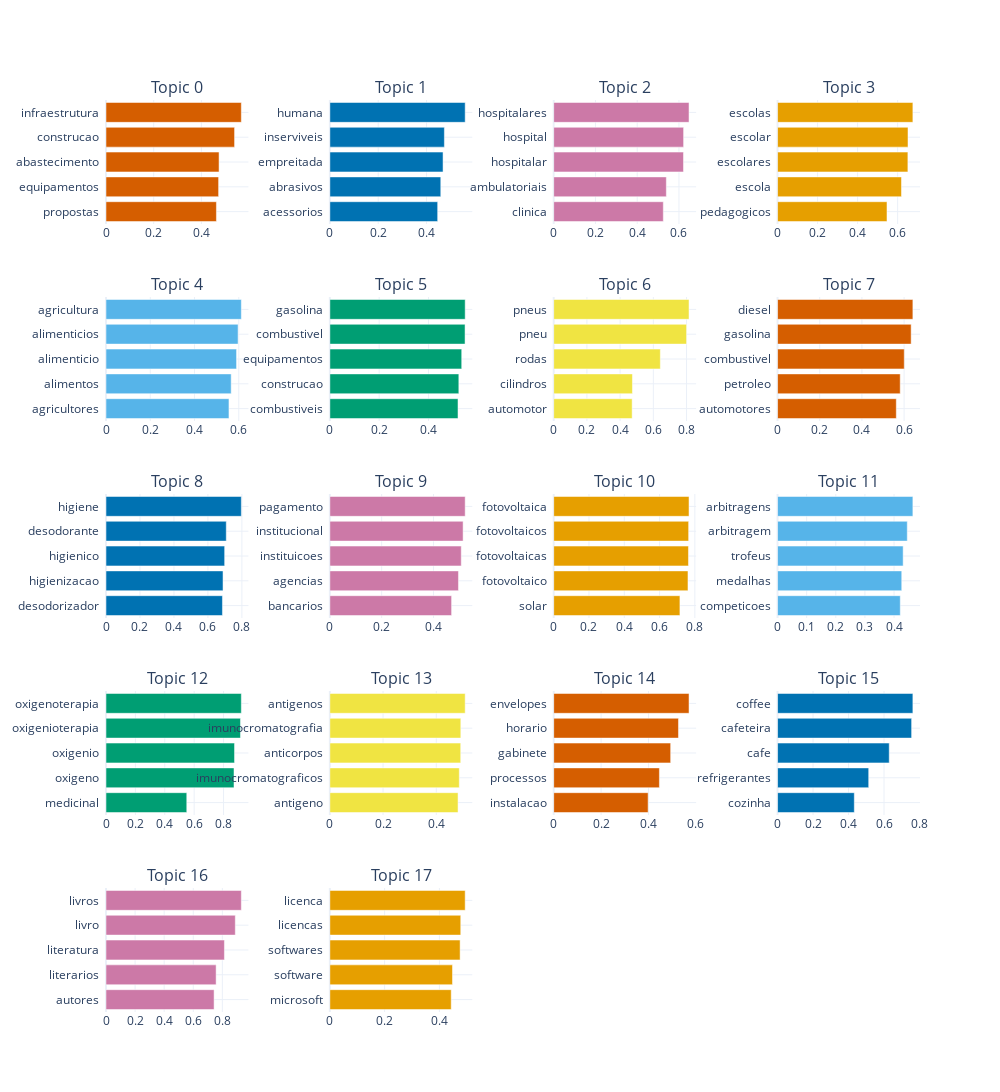

Notebook cell for this chart:
### Code cell
# topic_model.visualize_barchart(top_n_topics=len(topic_model.get_topics()), n_words=topic_model.top_n_words, title="")

### Figure 1 — Plotly figure (JSON) as saved in the notebook; plotly's stock layout.template omitted (floating-point values rounded to 4 significant figures)
{"data": [{"marker": {"color": "#D55E00"}, "orientation": "h", "type": "bar", "x": [0.4631, 0.4722, 0.4741, 0.5392, 0.5675], "xaxis": "x", "y": ["propostas  ", "equipamentos  ", "abastecimento  ", "construcao  ", "infraestrutura  "], "yaxis": "y"}, {"marker": {"color": "#0072B2"}, "orientation": "h", "type": "bar", "x": [0.446, 0.4588, 0.4682, 0.4737, 0.5598], "xaxis": "x2", "y": ["acessorios  ", "abrasivos  ", "empreitada  ", "inserviveis  ", "humana  "], "yaxis": "y2"}, {"marker": {"color": "#CC79A7"}, "orientation": "h", "type": "bar", "x": [0.5251, 0.5396, 0.6217, 0.6223, 0.6483], "xaxis": "x3", "y": ["clinica  ", "ambulatoriais  ", "hospitalar  ", "hospital  ", "hospitalares  "], "yaxis": "y3"}, {"marker": {"color": "#E69F00"}, "orientation": "h", "type": "bar", "x": [0.5468, 0.6191, 0.6512, 0.6518, 0.6761], "xaxis": "x4", "y": ["pedagogicos  ", "escola  ", "escolares  ", "escolar  ", "escolas  "], "yaxis": "y4"}, {"marker": {"color": "#56B4E9"}, "orientation": "h", "type": "bar", "x": [0.5556, 0.5657, 0.59, 0.5969, 0.6115], "xaxis": "x5", "y": ["agricultores  ", "alimentos  ", "alimenticio  ", "alimenticios  ", "agricultura  "], "yaxis": "y5"}, {"marker": {"color": "#009E73"}, "orientation": "h", "type": "bar", "x": [0.5197, 0.523, 0.5347, 0.5482, 0.5487], "xaxis": "x6", "y": ["combustiveis  ", "construcao  ", "equipamentos  ", "combustivel  ", "gasolina  "], "yaxis": "y6"}, {"marker": {"color": "#F0E442"}, "orientation": "h", "type": "bar", "x": [0.4724, 0.4741, 0.6421, 0.8001, 0.8149], "xaxis": "x7", "y": ["automotor  ", "cilindros  ", "rodas  ", "pneu  ", "pneus  "], "yaxis": "y7"}, {"marker": {"color": "#D55E00"}, "orientation": "h", "type": "bar", "x": [0.5631, 0.5816, 0.6009, 0.6336, 0.6417], "xaxis": "x8", "y": ["automotores  ", "petroleo  ", "combustivel  ", "gasolina  ", "diesel  "], "yaxis": "y8"}, {"marker": {"color": "#0072B2"}, "orientation": "h", "type": "bar", "x": [0.6856, 0.689, 0.6985, 0.7081, 0.7967], "xaxis": "x9", "y": ["desodorizador  ", "higienizacao  ", "higienico  ", "desodorante  ", "higiene  "], "yaxis": "y9"}, {"marker": {"color": "#CC79A7"}, "orientation": "h", "type": "bar", "x": [0.4698, 0.4963, 0.5071, 0.5142, 0.5222], "xaxis": "x10", "y": ["bancarios  ", "agencias  ", "instituicoes  ", "institucional  ", "pagamento  "], "yaxis": "y10"}, {"marker": {"color": "#E69F00"}, "orientation": "h", "type": "bar", "x": [0.7154, 0.761, 0.7638, 0.7648, 0.767], "xaxis": "x11", "y": ["solar  ", "fotovoltaico  ", "fotovoltaicas  ", "fotovoltaicos  ", "fotovoltaica  "], "yaxis": "y11"}, {"marker": {"color": "#56B4E9"}, "orientation": "h", "type": "bar", "x": [0.4214, 0.4264, 0.4312, 0.4454, 0.4646], "xaxis": "x12", "y": ["competicoes  ", "medalhas  ", "trofeus  ", "arbitragem  ", "arbitragens  "], "yaxis": "y12"}, {"marker": {"color": "#009E73"}, "orientation": "h", "type": "bar", "x": [0.5497, 0.8711, 0.8747, 0.9151, 0.921], "xaxis": "x13", "y": ["medicinal  ", "oxigeno  ", "oxigenio  ", "oxigenioterapia  ", "oxigenoterapia  "], "yaxis": "y13"}, {"marker": {"color": "#F0E442"}, "orientation": "h", "type": "bar", "x": [0.482, 0.4866, 0.4919, 0.4923, 0.5088], "xaxis": "x14", "y": ["antigeno  ", "imunocromatograficos  ", "anticorpos  ", "imunocromatografia  ", "antigenos  "], "yaxis": "y14"}, {"marker": {"color": "#D55E00"}, "orientation": "h", "type": "bar", "x": [0.3984, 0.446, 0.4935, 0.5265, 0.571], "xaxis": "x15", "y": ["instalacao  ", "processos  ", "gabinete  ", "horario  ", "envelopes  "], "yaxis": "y15"}, {"marker": {"color": "#0072B2"}, "orientation": "h", "type": "bar", "x": [0.4324, 0.5136, 0.6292, 0.7554, 0.7625], "xaxis": "x16", "y": ["cozinha  ", "refrigerantes  ", "cafe  ", "cafeteira  ", "coffee  "], "yaxis": "y16"}, {"marker": {"color": "#CC79A7"}, "orientation": "h", "type": "bar", "x": [0.7432, 0.7571, 0.8142, 0.889, 0.9305], "xaxis": "x17", "y": ["autores  ", "literarios  ", "literatura  ", "livro  ", "livros  "], "yaxis": "y17"}, {"marker": {"color": "#E69F00"}, "orientation": "h", "type": "bar", "x": [0.4432, 0.4478, 0.4757, 0.478, 0.4942], "xaxis": "x18", "y": ["microsoft  ", "software  ", "softwares  ", "licencas  ", "licenca  "], "yaxis": "y18"}], "layout": {"annotations": [{"font": {"size": 16}, "showarrow": false, "text": "Topic 0", "x": 0.0875, "xanchor": "center", "xref": "paper", "y": 1.0, "yanchor": "bottom", "yref": "paper"}, {"font": {"size": 16}, "showarrow": false, "text": "Topic 1", "x": 0.3625, "xanchor": "center", "xref": "paper", "y": 1.0, "yanchor": "bottom", "yref": "paper"}, {"font": {"size": 16}, "showarrow": false, "text": "Topic 2", "x": 0.6375, "xanchor": "center", "xref": "paper", "y": 1.0, "yanchor": "bottom", "yref": "paper"}, {"font": {"size": 16}, "showarrow": false, "text": "Topic 3", "x": 0.9125, "xanchor": "center", "xref": "paper", "y": 1.0, "yanchor": "bottom", "yref": "paper"}, {"font": {"size": 16}, "showarrow": false, "text": "Topic 4", "x": 0.0875, "xanchor": "center", "xref": "paper", "y": 0.784, "yanchor": "bottom", "yref": "paper"}, {"font": {"size": 16}, "showarrow": false, "text": "Topic 5", "x": 0.3625, "xanchor": "center", "xref": "paper", "y": 0.784, "yanchor": "bottom", "yref": "paper"}, {"font": {"size": 16}, "showarrow": false, "text": "Topic 6", "x": 0.6375, "xanchor": "center", "xref": "paper", "y": 0.784, "yanchor": "bottom", "yref": "paper"}, {"font": {"size": 16}, "showarrow": false, "text": "Topic 7", "x": 0.9125, "xanchor": "center", "xref": "paper", "y": 0.784, "yanchor": "bottom", "yref": "paper"}, {"font": {"size": 16}, "showarrow": false, "text": "Topic 8", "x": 0.0875, "xanchor": "center", "xref": "paper", "y": 0.568, "yanchor": "bottom", "yref": "paper"}, {"font": {"size": 16}, "showarrow": false, "text": "Topic 9", "x": 0.3625, "xanchor": "center", "xref": "paper", "y": 0.568, "yanchor": "bottom", "yref": "paper"}, {"font": {"size": 16}, "showarrow": false, "text": "Topic 10", "x": 0.6375, "xanchor": "center", "xref": "paper", "y": 0.568, "yanchor": "bottom", "yref": "paper"}, {"font": {"size": 16}, "showarrow": false, "text": "Topic 11", "x": 0.9125, "xanchor": "center", "xref": "paper", "y": 0.568, "yanchor": "bottom", "yref": "paper"}, {"font": {"size": 16}, "showarrow": false, "text": "Topic 12", "x": 0.0875, "xanchor": "center", "xref": "paper", "y": 0.352, "yanchor": "bottom", "yref": "paper"}, {"font": {"size": 16}, "showarrow": false, "text": "Topic 13", "x": 0.3625, "xanchor": "center", "xref": "paper", "y": 0.352, "yanchor": "bottom", "yref": "paper"}, {"font": {"size": 16}, "showarrow": false, "text": "Topic 14", "x": 0.6375, "xanchor": "center", "xref": "paper", "y": 0.352, "yanchor": "bottom", "yref": "paper"}, {"font": {"size": 16}, "showarrow": false, "text": "Topic 15", "x": 0.9125, "xanchor": "center", "xref": "paper", "y": 0.352, "yanchor": "bottom", "yref": "paper"}, {"font": {"size": 16}, "showarrow": false, "text": "Topic 16", "x": 0.0875, "xanchor": "center", "xref": "paper", "y": 0.136, "yanchor": "bottom", "yref": "paper"}, {"font": {"size": 16}, "showarrow": false, "text": "Topic 17", "x": 0.3625, "xanchor": "center", "xref": "paper", "y": 0.136, "yanchor": "bottom", "yref": "paper"}], "height": 1250, "hoverlabel": {"bgcolor": "white", "font": {"family": "Rockwell", "size": 16}}, "showlegend": false, "title": {"font": {"color": "Black", "size": 22}, "text": "", "x": 0.5, "xanchor": "center", "yanchor": "top"}, "width": 1000, "xaxis": {"anchor": "y", "domain": [0, 0.175], "showgrid": true}, "xaxis10": {"anchor": "y10", "domain": [0.275, 0.45], "showgrid": true}, "xaxis11": {"anchor": "y11", "domain": [0.55, 0.725], "showgrid": true}, "xaxis12": {"anchor": "y12", "domain": [0.825, 1], "showgrid": true}, "xaxis13": {"anchor": "y13", "domain": [0, 0.175], "showgrid": true}, "xaxis14": {"anchor": "y14", "domain": [0.275, 0.45], "showgrid": true}, "xaxis15": {"anchor": "y15", "domain": [0.55, 0.725], "showgrid": true}, "xaxis16": {"anchor": "y16", "domain": [0.825, 1], "showgrid": true}, "xaxis17": {"anchor": "y17", "domain": [0, 0.175], "showgrid": true}, "xaxis18": {"anchor": "y18", "domain": [0.275, 0.45], "showgrid": true}, "xaxis19": {"anchor": "y19", "domain": [0.55, 0.725], "showgrid": true}, "xaxis2": {"anchor": "y2", "domain": [0.275, 0.45], "showgrid": true}, "xaxis20": {"anchor": "y20", "domain": [0.825, 1], "showgrid": true}, "xaxis3": {"anchor": "y3", "domain": [0.55, 0.725], "showgrid": true}, "xaxis4": {"anchor": "y4", "domain": [0.825, 1], "showgrid": true}, "xaxis5": {"anchor": "y5", "domain": [0, 0.175], "showgrid": true}, "xaxis6": {"anchor": "y6", "domain": [0.275, 0.45], "showgrid": true}, "xaxis7": {"anchor": "y7", "domain": [0.55, 0.725], "showgrid": true}, "xaxis8": {"anchor": "y8", "domain": [0.825, 1], "showgrid": true}, "xaxis9": {"anchor": "y9", "domain": [0, 0.175], "showgrid": true}, "yaxis": {"anchor": "x", "domain": [0.864, 1.0], "showgrid": true}, "yaxis10": {"anchor": "x10", "domain": [0.432, 0.568], "showgrid": true}, "yaxis11": {"anchor": "x11", "domain": [0.432, 0.568], "showgrid": true}, "yaxis12": {"anchor": "x12", "domain": [0.432, 0.568], "showgrid": true}, "yaxis13": {"anchor": "x13", "domain": [0.216, 0.352], "showgrid": true}, "yaxis14": {"anchor": "x14", "domain": [0.216, 0.352], "showgrid": true}, "yaxis15": {"anchor": "x15", "domain": [0.216, 0.352], "showgrid": true}, "yaxis16": {"anchor": "x16", "domain": [0.216, 0.352], "showgrid": true}, "yaxis17": {"anchor": "x17", "domain": [0, 0.136], "showgrid": true}, "yaxis18": {"anchor": "x18", "domain": [0, 0.136], "showgrid": true}, "yaxis19": {"anchor": "x19", "domain": [0, 0.136], "showgrid": true}, "yaxis2": {"anchor": "x2", "domain": [0.864, 1.0], "showgrid": true}, "yaxis20": {"anchor": "x20", "domain": [0, 0.136], "showgrid": true}, "yaxis3": {"anchor": "x3", "domain": [0.864, 1.0], "showgrid": true}, "yaxis4": {"anchor": "x4", "domain": [0.864, 1.0], "showgrid": true}, "yaxis5": {"anchor": "x5", "domain": [0.648, 0.784], "showgrid": true}, "yaxis6": {"anchor": "x6", "domain": [0.648, 0.784], "showgrid": true}, "yaxis7": {"anchor": "x7", "domain": [0.648, 0.784], "showgrid": true}, "yaxis8": {"anchor": "x8", "domain": [0.648, 0.784], "showgrid": true}, "yaxis9": {"anchor": "x9", "domain": [0.432, 0.568], "showgrid": true}}}
